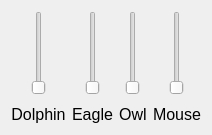
        <widget class="QWidget" name="animalsMode">
         <layout class="QGridLayout" name="gridLayout_6">
          <item row="0" column="0">
           <layout class="QVBoxLayout" name="verticalLayout_16">
            <property name="spacing">
             <number>10</number>
            </property>
            <item>
             <layout class="QHBoxLayout" name="horizontalLayout_5">
              <item>
               <widget class="QSlider" name="verticalSlider_19">
                <property name="orientation">
                 <enum>Qt::Vertical</enum>
                </property>
               </widget>
              </item>
             </layout>
            </item>
            <item>
             <layout class="QHBoxLayout" name="horizontalLayout_6">
              <item>
               <widget class="QLabel" name="label_17">
                <property name="maximumSize">
                 <size>
                  <width>1111</width>
                  <height>16777215</height>
                 </size>
                </property>
                <property name="styleSheet">
                 <string notr="true">font-size:16px;</string>
                </property>
                <property name="text">
                 <string>Dolphin</string>
                </property>
                <property name="alignment">
                 <set>Qt::AlignCenter</set>
                </property>
               </widget>
              </item>
             </layout>
            </item>
           </layout>
          </item>
          <item row="0" column="1">
           <layout class="QVBoxLayout" name="verticalLayout_17">
            <property name="spacing">
             <number>10</number>
            </property>
            <item>
             <layout class="QHBoxLayout" name="horizontalLayout_9">
              <item>
               <widget class="QSlider" name="verticalSlider_20">
                <property name="orientation">
                 <enum>Qt::Vertical</enum>
                </property>
               </widget>
              </item>
             </layout>
            </item>
            <item>
             <layout class="QHBoxLayout" name="horizontalLayout_12">
              <item>
               <widget class="QLabel" name="label_18">
                <property name="maximumSize">
                 <size>
                  <width>1111</width>
                  <height>16777215</height>
                 </size>
                </property>
                <property name="styleSheet">
                 <string notr="true">font-size:16px;</string>
                </property>
                <property name="text">
                 <string>Eagle</string>
                </property>
                <property name="alignment">
                 <set>Qt::AlignCenter</set>
                </property>
               </widget>
              </item>
             </layout>
            </item>
           </layout>
          </item>
          <item row="0" column="2">
           <layout class="QVBoxLayout" name="verticalLayout_18">
            <property name="spacing">
             <number>10</number>
            </property>
            <item>
             <layout class="QHBoxLayout" name="horizontalLayout_14">
              <item>
               <widget class="QSlider" name="verticalSlider_21">
                <property name="orientation">
                 <enum>Qt::Vertical</enum>
                </property>
               </widget>
              </item>
             </layout>
            </item>
            <item>
             <layout class="QHBoxLayout" name="horizontalLayout_15">
              <item>
               <widget class="QLabel" name="label_19">
                <property name="maximumSize">
                 <size>
                  <width>1111111</width>
                  <height>16777215</height>
                 </size>
                </property>
                <property name="styleSheet">
                 <string notr="true">font-size:16px;</string>
                </property>
                <property name="text">
                 <string>Owl</string>
                </property>
                <property name="alignment">
                 <set>Qt::AlignCenter</set>
                </property>
               </widget>
              </item>
             </layout>
            </item>
           </layout>
          </item>
          <item row="0" column="3">
           <layout class="QVBoxLayout" name="verticalLayout_19">
            <property name="spacing">
             <number>10</number>
            </property>
            <item>
             <layout class="QHBoxLayout" name="horizontalLayout_16">
              <item>
               <widget class="QSlider" name="verticalSlider_22">
                <property name="orientation">
                 <enum>Qt::Vertical</enum>
                </property>
               </widget>
              </item>
             </layout>
            </item>
            <item>
             <layout class="QHBoxLayout" name="horizontalLayout_17">
              <item>
               <widget class="QLabel" name="label_20">
                <property name="maximumSize">
                 <size>
                  <width>111111</width>
                  <height>16777215</height>
                 </size>
                </property>
                <property name="styleSheet">
                 <string notr="true">font-size:16px;</string>
                </property>
                <property name="text">
                 <string>Mouse</string>
                </property>
                <property name="alignment">
                 <set>Qt::AlignCenter</set>
                </property>
               </widget>
              </item>
             </layout>
            </item>
           </layout>
          </item>
         </layout>
        </widget>
